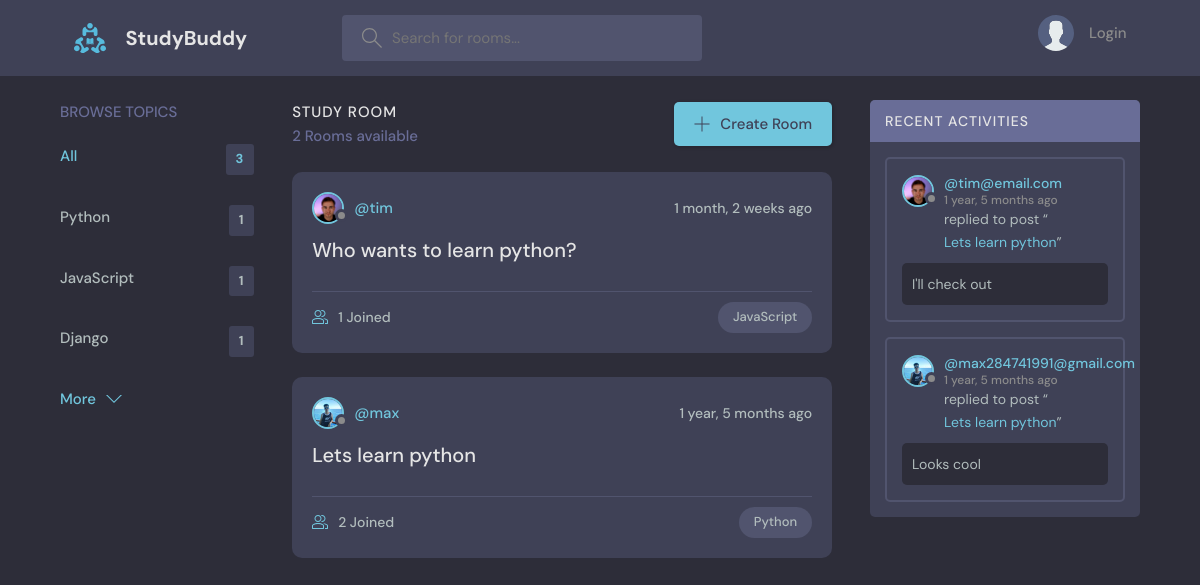
Page /?q=Python on the committed database.
### base/models.py (models this page shows, shortened)
class Topic(models.Model):
    name = models.CharField(max_length=200)

class Room(models.Model):
    host = models.ForeignKey(User, on_delete= models.SET_NULL, null= True)
    topic = models.ForeignKey(Topic, on_delete= models.SET_NULL, null= True)
    name = models.CharField(max_length=200)
    description = models.TextField(null= True, blank= True)
    participants = models.ManyToManyField(
        User, related_name="participants", blank= True)
    updated = models.DateTimeField(auto_now= True)
    created = models.DateTimeField(auto_now_add= True)
    class Meta:
        ordering = ['-updated', '-created']
    def __str__(self):
        return self.name

class User(AbstractUser):
    name = models.CharField(max_length= 200, null= True)
    email = models.EmailField(unique= True , null= True)
    bio = models.TextField(null= True)
    avator = models.ImageField(null= True, default= "avatar.svg")
    USERNAME_FIELD = 'email'
    REQUIRED_FIELDS = []

class Message(models.Model):
    user = models.ForeignKey(User, on_delete= models.CASCADE)
    room = models.ForeignKey(Room, on_delete= models.CASCADE)
    body = models.TextField()
    updated = models.DateTimeField(auto_now= True)
    created = models.DateTimeField(auto_now_add= True)
    class Meta:
        ordering = ['-updated', '-created']

### base/views.py (the view)
# urls.py: path('', views.home, name="home"),
def home(request):
    q = request.GET.get('q') if request.GET.get('q') != None else ''
    rooms = Room.objects.filter(
        Q(topic__name__icontains = q) |
        Q(name__icontains = q) |
        Q(description__icontains = q)
        )
    topics = Topic.objects.all()[0:5]
    room_count = rooms.count()
    room_messages = Message.objects.filter(Q(room__topic__name__icontains = q))
    context = {"rooms": rooms, "topics": topics,
               "room_count": room_count, "room_messages": room_messages}
    return render(request, 'base/home.html', context)

### base/templates/base/home.html (shortened to what this page needs)
{% extends 'main.html' %}
{% block content %}
<main class="layout layout--3">
  <div class="container">
    {% include 'base/topics_component.html' %}
    <div class="roomList">
      <div class="roomList__header">
        <div>
          <h2>Study Room</h2>
          <p>{{room_count}} Rooms available</p>
        </div>
        <a class="btn btn--main" href="{% url 'create-room' %}">
          <svg version="1.1" xmlns="http://www.w3.org/2000/svg" width="32" height="32" viewBox="0 0 32 32">
            <title>add</title>
            <path
              d="M16.943 0.943h-1.885v14.115h-14.115v1.885h14.115v14.115h1.885v-14.115h14.115v-1.885h-14.115v-14.115z"
            ></path>
          </svg>
          Create Room
        </a>
      </div>
      {% include 'base/feed_component.html' %}
    </div>
    {% include 'base/activity_component.html' %}
  </div>
</main>
{% endblock content %}

### base/templates/base/topics_component.html
<div class="topics">
  <div class="topics__header">
    <h2>Browse Topics</h2>
  </div>
  <ul class="topics__list">
    <li>
      <a href="/" class="active">All <span>{{topics.count}}</span></a>
    </li>
    {% for topic in topics %}
    <li>
      <a href="{% url 'home' %}?q={{topic.name}}">{{topic.name}} <span>{{topic.room_set.all.count}}</span></a>
    </li>
    {% endfor %}
  </ul>
  <a class="btn btn--link" href="{% url 'topics' %}">
    More
    <svg version="1.1" xmlns="http://www.w3.org/2000/svg" width="32" height="32" viewBox="0 0 32 32">
      <title>chevron-down</title>
      <path d="M16 21l-13-13h-3l16 16 16-16h-3l-13 13z"></path>
    </svg>
  </a>
</div>

### base/templates/base/feed_component.html (shortened to what this page needs)
{% for room in rooms %}
<div class="roomListRoom">
    <div class="roomListRoom__header">
      <a href="{% url 'user-profile' room.host.id %}" class="roomListRoom__author">
        <div class="avatar avatar--small">
          <img src="{{room.host.avator.url}}" />
        </div>
        <span>@{{room.host.username}}</span>
      </a>
      <div class="roomListRoom__actions">
        <span>{{room.created | timesince}} ago</span>
      </div>
    </div>
    <div class="roomListRoom__content">
      <a href="{% url 'room' room.id %}">{{room.name}}</a>
    </div>
    <div class="roomListRoom__meta">
      <a href="{% url 'room' room.id %}" class="roomListRoom__joined">
        {{room.participants.all.count}} Joined
      </a>
      <p class="roomListRoom__topic">{{room.topic.name}}</p>
    </div>
</div>
{% endfor %}

### base/templates/base/activity_component.html (shortened to what this page needs)
<div class="activities">
    <div class="activities__header">
      <h2>Recent Activities</h2>
    </div>
    {% for message in room_messages %}
    <div class="activities__box">
      <div class="activities__boxHeader roomListRoom__header">
        <a href="{% url 'user-profile' message.user.id %}" class="roomListRoom__author">
          <div class="avatar avatar--small">
            <img src="{{message.user.avator.url}}" />
          </div>
          <p>
            @{{message.user}}
            <span>{{message.created | timesince}} ago</span>
          </p>
        </a>
      </div>
      <div class="activities__boxContent">
        <p>replied to post “<a href="{% url 'room' message.room.id %}">{{message.room}}</a>”</p>
        <div class="activities__boxRoomContent">
          {{message.body}}
        </div>
      </div>
    </div>
    {% endfor %}
</div>

### rows in the picture
Topic: name "Python", room_set.all.count "1"
Topic: name "JavaScript", room_set.all.count "1"
Topic: name "Django", room_set.all.count "1"
Room: host.avator (picture), host.username "tim", created "1 month, 2 weeks", name "Who wants to learn python?", participants.all.count "1", topic.name "JavaScript"
Room: host.avator (picture), host.username "max", created "1 year, 5 months", name "Lets learn python", participants.all.count "2", topic.name "Python"
Message: user.avator (picture), user "tim@email.com", created "1 year, 5 months", room "Lets learn python", body "I'll check out"
Message: user.avator (picture), user "max284741991@gmail.com", created "1 year, 5 months", room "Lets learn python", body "Looks cool"

### other values in the picture
{{ topics.count }} "3"
{{ room_count }} "2"
